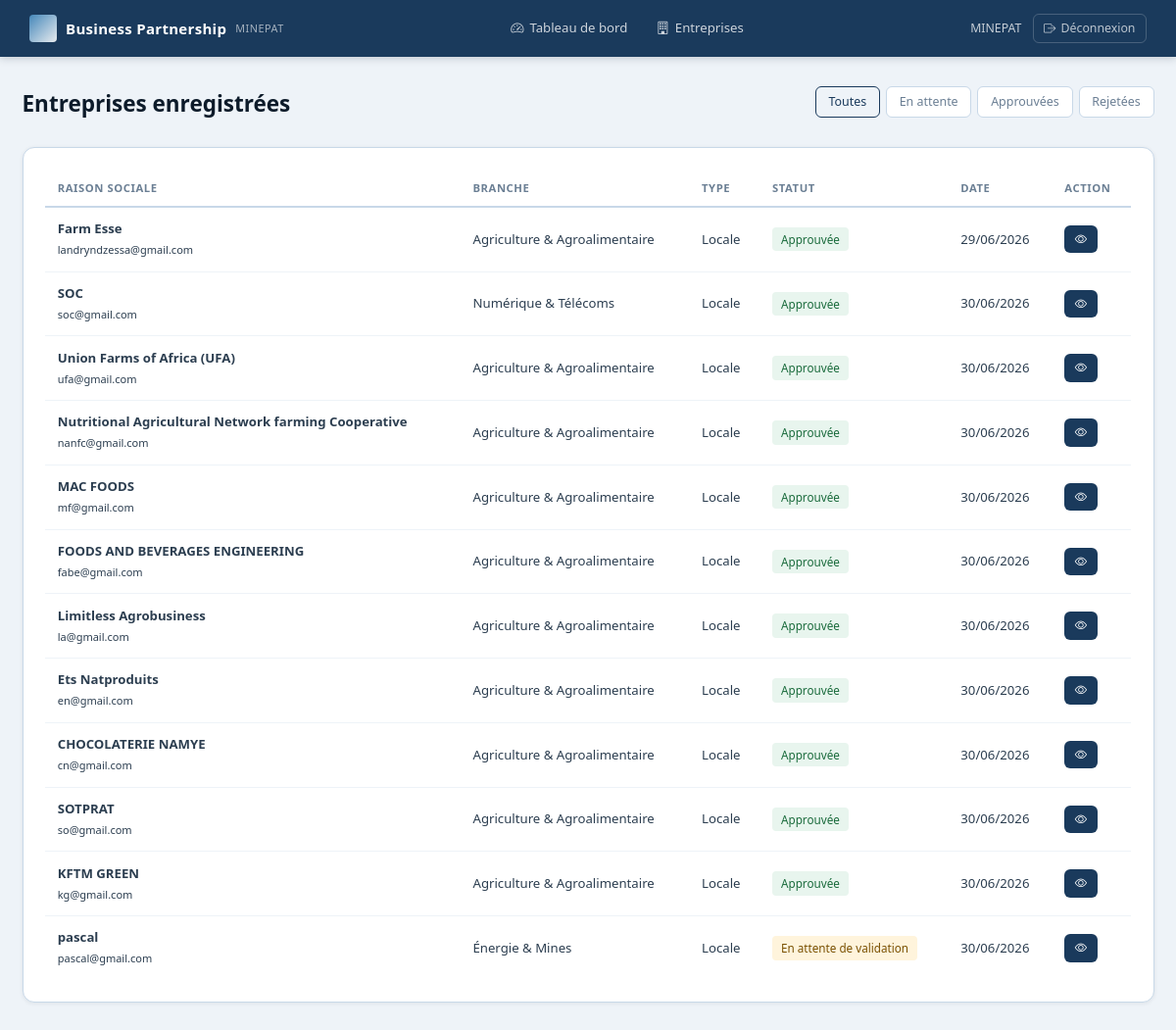
Page /ministere/entreprises/ (signed in) on the earlier database version.
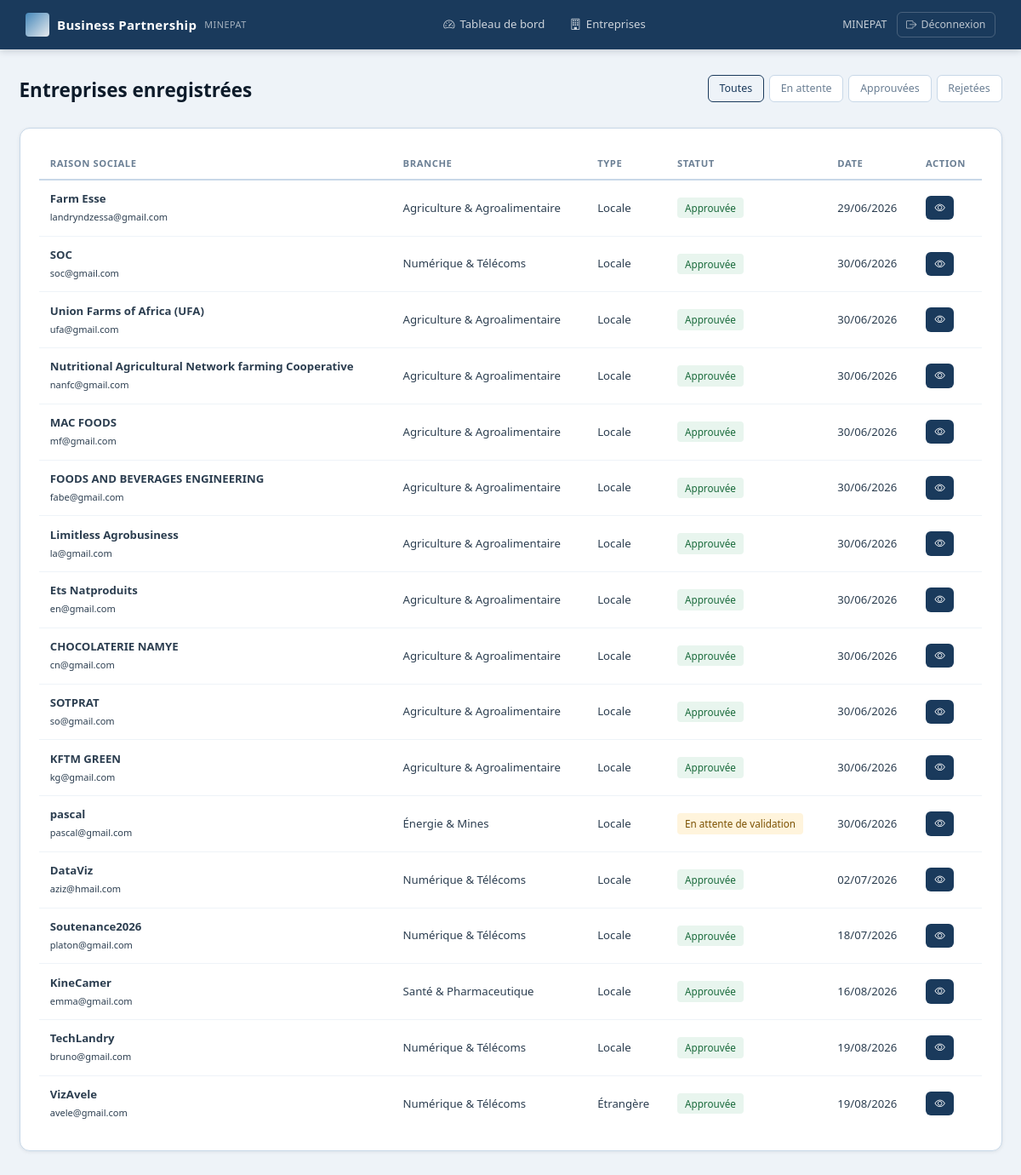
Same page on the later database version.
### entreprises/models.py (models this page shows, shortened)
class Entreprise(AbstractUser):
    raison_sociale = models.CharField(max_length=255)
    email = models.EmailField(unique=True)
    telephone=models.CharField(max_length=20, null=True, blank=True)
    est_locale = models.BooleanField(default=True)
    region = models.CharField(max_length=50, choices=REGIONS_CAMEROUN, blank=True, null=True)
    branche_activite = models.CharField(max_length=50, choices=BRANCHES_ACTIVITE, blank=True, null=True)
    description = models.TextField(blank=True, null=True)
    statut = models.CharField(max_length=20, choices=STATUT_CHOICES, default='EN_ATTENTE')
    date_inscription = models.DateTimeField(auto_now_add=True)
    date_validation = models.DateTimeField(blank=True, null=True)
    motif_rejet = models.TextField(blank=True, null=True)
    doc_registre_commerce = models.FileField(upload_to='documents/')
    doc_contribuable = models.FileField(upload_to='documents/')
    doc_autre = models.FileField(upload_to='documents/', blank=True, null=True)
    USERNAME_FIELD = 'username'
    REQUIRED_FIELDS = ['email', 'raison_sociale']
    class Meta:
        verbose_name = "Entreprise"

### ministere/views.py (the view)
# urls.py: path('entreprises/', views.liste_entreprises, name='liste_entreprises'),
@staff_member_required
def liste_entreprises(request):
    statut = request.GET.get('statut', '')
    qs = Entreprise.objects.filter(is_staff=False)
    if statut:
        qs = qs.filter(statut=statut)
    return render(request, 'ministere/liste_entreprises.html', {'entreprises': qs, 'statut': statut})

### templates/ministere/liste_entreprises.html (shortened to what this page needs)
{% extends 'base.html' %}
{% block content %}
<div class="page-layout">
  <div class="page-header">
    <h1>Entreprises enregistrées</h1>
    <div class="filter-bar">
      <a href="{% url 'liste_entreprises' %}" class="btn-filter {% if not statut %}active{% endif %}">Toutes</a>
      <a href="?statut=EN_ATTENTE" class="btn-filter {% if statut == 'EN_ATTENTE' %}active{% endif %}">En attente</a>
      <a href="?statut=APPROUVEE" class="btn-filter {% if statut == 'APPROUVEE' %}active{% endif %}">Approuvées</a>
      <a href="?statut=REJETEE" class="btn-filter {% if statut == 'REJETEE' %}active{% endif %}">Rejetées</a>
    </div>
  </div>
  <div class="section-card">
    <div class="table-wrapper">
      <table class="data-table">
        <thead>
          <tr><th>Raison sociale</th><th>Branche</th><th>Type</th><th>Statut</th><th>Date</th><th>Action</th></tr>
        </thead>
        <tbody>
          {% for e in entreprises %}
          <tr>
            <td><strong>{{ e.raison_sociale }}</strong><br><small>{{ e.email }}</small></td>
            <td>{{ e.get_branche_activite_display }}</td>
            <td>{% if e.est_locale %}Locale{% else %}Étrangère{% endif %}</td>
            <td><span class="status-badge status-{{ e.statut|lower }}">{{ e.get_statut_display }}</span></td>
            <td>{{ e.date_inscription|date:"d/m/Y" }}</td>
            <td><a href="{% url 'examiner_entreprise' e.pk %}" class="btn-primary-sm"><i class="bi bi-eye"></i></a></td>
          </tr>
          {% empty %}
          <tr><td colspan="6" class="table-empty">Aucune entreprise.</td></tr>
          {% endfor %}
        </tbody>
      </table>
    </div>
  </div>
</div>
{% endblock %}

### templates/base.html (shortened to what this page needs)
<!DOCTYPE html>
<html lang="fr">
<head>
  {% load static %}
  <link rel="stylesheet" href="{% static 'css/style.css' %}">
  <link rel="stylesheet" href="https://cdn.jsdelivr.net/npm/bootstrap-icons@1.11.3/font/bootstrap-icons.min.css">
</head>
<body>
{% if user.is_authenticated %}
<nav class="navbar">
  <div class="nav-brand">
    <span class="nav-logo-mark"></span>
    <span class="nav-title">Business Partnership</span>
    <span class="nav-sub">MINEPAT</span>
  </div>
  <div class="nav-links">
    {% if user.is_staff %}
      <a href="{% url 'ministere_tableau' %}" class="nav-link {% if request.resolver_match.url_name == 'ministere_tableau' %}active{% endif %}">
        <i class="bi bi-speedometer2"></i> Tableau de bord
      </a>
      <a href="{% url 'liste_entreprises' %}" class="nav-link">
        <i class="bi bi-building"></i> Entreprises
      </a>
    {% endif %}
  </div>
  <div class="nav-user">
    <span class="nav-username">{{ user.raison_sociale|default:user.username }}</span>
    <a href="{% url 'deconnexion' %}" class="btn-logout">
      <i class="bi bi-box-arrow-right"></i> Déconnexion
    </a>
  </div>
</nav>
{% endif %}
<main class="main-content {% if not user.is_authenticated %}auth-page{% endif %}">
  {% block content %}{% endblock %}
</main>
</body>
</html>

### static/css/style.css (style rules this page uses)
:root { --ink: #0D1B2A; --navy: #1A3A5C; --slate: #2E5077; --sky: #4A90C4; --fog: #EEF3F8; --white: #FFFFFF; --border: #C8D8E8; --text: #2C3E50; --text-light: #6B7F94; --success: #1A6B3C; --success-bg: #E8F5EE; --danger: #8B1C1C; --danger-bg: #FDEAEA; --warn: #7A5000; --warn-bg: #FFF4DC; --radius: 6px; --radius-lg: 12px; --shadow: 0 1px 4px rgba(13,27,42,0.08); --shadow-md: 0 4px 16px rgba(13,27,42,0.12); --font-body: 'Segoe UI', system-ui, -apple-system, sans-serif; }
*, *::before, *::after { box-sizing: border-box; margin: 0; padding: 0; }
html { font-size: 15px; }
body { font-family: var(--font-body); background: var(--fog); color: var(--text); line-height: 1.6; }
.navbar { display: flex; align-items: center; gap: 2rem; background: var(--navy); color: #fff; padding: 0 2rem; height: 58px; box-shadow: 0 2px 8px rgba(13,27,42,0.18); position: sticky; top: 0; z-index: 100; }
.nav-brand { display: flex; align-items: center; gap: .6rem; margin-right: auto; }
.nav-logo-mark { width: 28px; height: 28px; border-radius: 4px; background: linear-gradient(135deg, #4A90C4 0%, #fff 100%); opacity: .9; flex-shrink: 0; }
.nav-title { font-weight: 700; font-size: 1rem; letter-spacing: .02em; }
.nav-sub { font-size: .72rem; opacity: .6; font-weight: 400; letter-spacing: .05em; }
.nav-links { display: flex; gap: .25rem; }
.nav-link { display: flex; align-items: center; gap: .4rem; color: rgba(255,255,255,.78); text-decoration: none; padding: .35rem .85rem; border-radius: var(--radius); font-size: .88rem; transition: all .15s; }
.nav-user { display: flex; align-items: center; gap: .75rem; margin-left: auto; }
.nav-username { font-size: .82rem; opacity: .75; }
.btn-logout { display: flex; align-items: center; gap: .35rem; color: rgba(255,255,255,.7); text-decoration: none; font-size: .82rem; padding: .3rem .7rem; border: 1px solid rgba(255,255,255,.2); border-radius: var(--radius); transition: all .15s; }
.main-content { min-height: calc(100vh - 58px); }
.page-layout { max-width: 1200px; margin: 0 auto; padding: 2rem 1.5rem; }
.page-header { display: flex; justify-content: space-between; align-items: flex-start; margin-bottom: 1.5rem; gap: 1rem; }
.page-header h1 { font-size: 1.5rem; color: var(--ink); margin-bottom: .25rem; }
.section-card { background: var(--white); border: 1px solid var(--border); border-radius: var(--radius-lg); padding: 1.5rem; box-shadow: var(--shadow); margin-bottom: 1.25rem; }
.btn-primary-sm { display: inline-flex; align-items: center; gap: .3rem; padding: .3rem .7rem; border-radius: var(--radius); background: var(--navy); color: #fff; text-decoration: none; font-size: .82rem; border: none; cursor: pointer; transition: .15s; }
.btn-filter { display: inline-block; padding: .35rem .85rem; border-radius: var(--radius); border: 1px solid var(--border); color: var(--text-light); text-decoration: none; font-size: .83rem; background: var(--white); transition: .15s; }
.btn-filter:hover, .btn-filter.active { border-color: var(--navy); color: var(--navy); background: var(--fog); }
.status-badge { display: inline-block; padding: .2rem .6rem; border-radius: 4px; font-size: .78rem; font-weight: 500; }
.status-en_attente { background: var(--warn-bg); color: var(--warn); }
.status-approuvee { background: var(--success-bg); color: var(--success); }
.table-wrapper { overflow-x: auto; }
.data-table { width: 100%; border-collapse: collapse; font-size: .88rem; }
.data-table th { text-align: left; padding: .6rem .85rem; font-size: .75rem; text-transform: uppercase; letter-spacing: .05em; color: var(--text-light); border-bottom: 2px solid var(--border); font-weight: 600; }
.data-table td { padding: .75rem .85rem; border-bottom: 1px solid var(--fog); vertical-align: middle; }
.data-table tr:last-child td { border-bottom: none; }
.filter-bar { display: flex; gap: .4rem; flex-wrap: wrap; }

Differences in the rows shown:
added Entreprise: raison_sociale "DataViz", email "aziz@hmail.com", branche_activite "Numérique & Télécoms", est_locale "Locale", statut "Approuvée", date_inscription "02/07/2026"
added Entreprise: raison_sociale "Soutenance2026", email "platon@gmail.com", branche_activite "Numérique & Télécoms", est_locale "Locale", statut "Approuvée", date_inscription "18/07/2026"
added Entreprise: raison_sociale "KineCamer", email "emma@gmail.com", branche_activite "Santé & Pharmaceutique", est_locale "Locale", statut "Approuvée", date_inscription "16/08/2026"
added Entreprise: raison_sociale "TechLandry", email "bruno@gmail.com", branche_activite "Numérique & Télécoms", est_locale "Locale", statut "Approuvée", date_inscription "19/08/2026"
added Entreprise: raison_sociale "VizAvele", email "avele@gmail.com", branche_activite "Numérique & Télécoms", est_locale "Étrangère", statut "Approuvée", date_inscription "19/08/2026"
